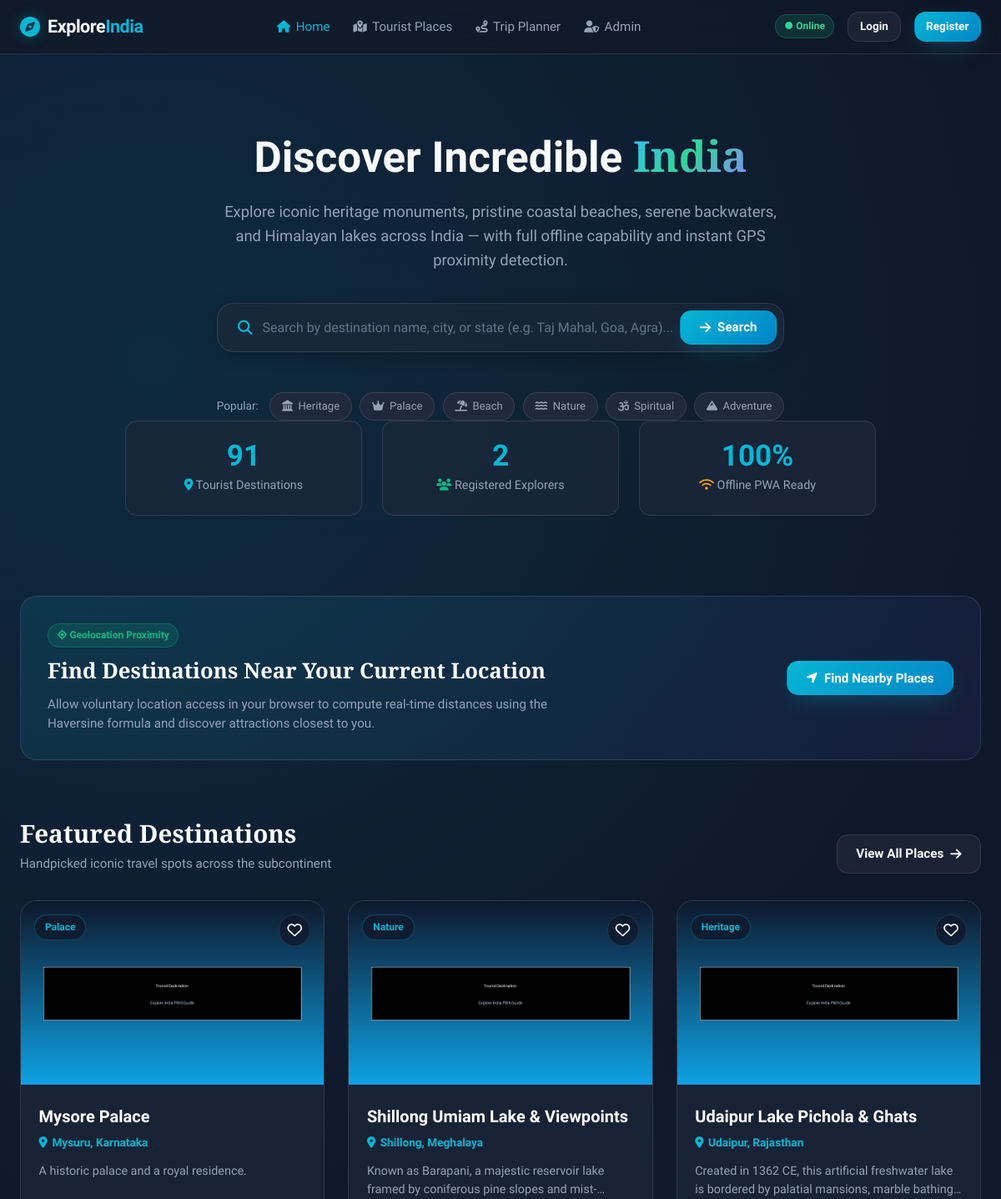
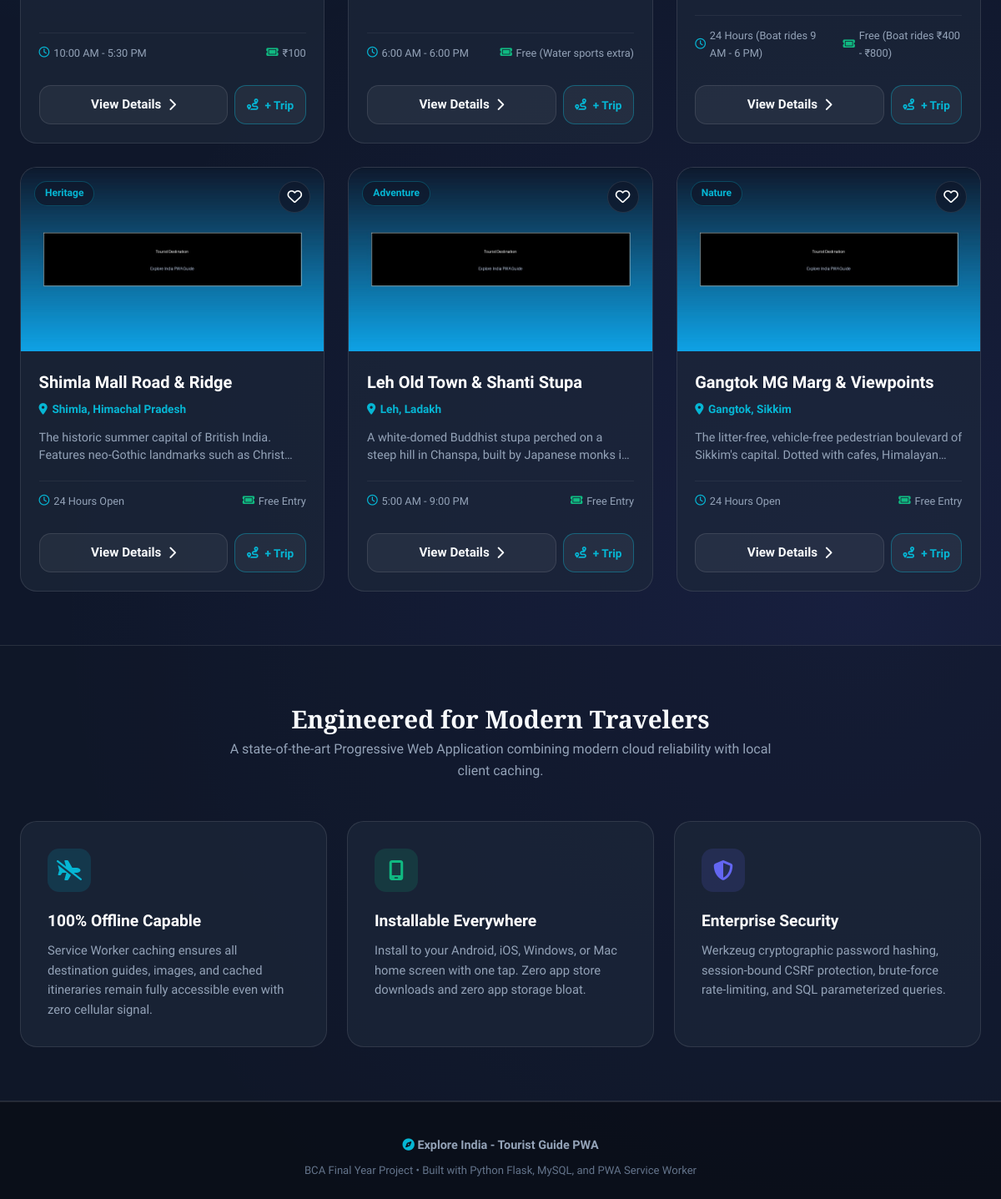
/api/index, run on the app's committed database (2 pictures, top to bottom).
### tables this page shows
CREATE TABLE tourist_places (
                place_id INTEGER PRIMARY KEY AUTOINCREMENT,
                name TEXT NOT NULL,
                location TEXT NOT NULL,
                description TEXT NOT NULL,
                timings TEXT DEFAULT '9:00 AM - 5:00 PM',
                entry_fee TEXT DEFAULT 'Free / Nominal',
                image TEXT DEFAULT 'default_place.jpg',
                category TEXT DEFAULT 'Heritage',
                created_at TIMESTAMP DEFAULT CURRENT_TIMESTAMP
            , latitude REAL NULL, longitude REAL NULL);

### app.py (the view)
@app.route('/')
@app.route('/api/index')
def home():
    try:
        places = query_db("SELECT * FROM tourist_places ORDER BY place_id DESC LIMIT 6", fetchall=True) or []
        places_count_row = query_db("SELECT COUNT(*) as cnt FROM tourist_places", fetchone=True)
        users_count_row = query_db("SELECT COUNT(*) as cnt FROM users", fetchone=True)
        total_places = places_count_row['cnt'] if places_count_row else 0
        total_users = users_count_row['cnt'] if users_count_row else 0
    except DatabaseError as de:
        logger.error("Database error on home page: %s", de)
        places = []
        total_places = 0
        total_users = 0
    except Exception as e:
        logger.error("Unexpected error on home page: %s", e)
        places = []
        total_places = 0
        total_users = 0
    user_fav_ids = []
    if 'user_id' in session:
        try:
            favs = query_db("SELECT place_id FROM favorites WHERE user_id = %s", (session['user_id'],), fetchall=True)
            user_fav_ids = [f['place_id'] for f in favs] if favs else []
        except Exception as e:
            logger.error("Error retrieving user favorites on home: %s", e)
    return render_template(
        'index.html',
        places=places,
        total_places=total_places,
        total_users=total_users,
        user_fav_ids=user_fav_ids
    )

### app.py (called while the page is built)
def get_csrf_token():
    if '_csrf_token' not in session:
        session['_csrf_token'] = secrets.token_hex(32)
    return session['_csrf_token']

@app.template_filter('image_url')
def image_url_filter(image_name):
    if not image_name:
        return url_for('static', filename='images/default_place.jpg')
    image_str = str(image_name).strip()
    if image_str.startswith(('http://', 'https://')):
        return image_str
    return url_for('static', filename='images/' + image_str)

@app.context_processor
def inject_template_helpers():
    return dict(csrf_token=get_csrf_token, image_url=image_url_filter)

    def __call__(self, environ, start_response):
        query_string = environ.get('QUERY_STRING', '')
        if '__path' in query_string:
            params = parse_qs(query_string, keep_blank_values=True)
            if '__path' in params:
                dest = params.pop('__path')[0].lstrip('/')
                environ['PATH_INFO'] = '/' + dest
                environ['QUERY_STRING'] = urlencode(params, doseq=True)
        elif environ.get('PATH_INFO') in ('/api/index', '/api/index.py'):
            environ['PATH_INFO'] = '/'
        return self.wsgi_app(environ, start_response)

### database.py (called while the page is built, shortened)
def get_sqlite_runtime_path():
    bundled_path = os.path.join(os.path.dirname(os.path.abspath(__file__)), 'tourist_guide.db')
    return bundled_path

def parse_database_config():
    db_url = os.environ.get('DATABASE_URL') or os.environ.get('MYSQL_URL')
    mysql_host = os.environ.get('MYSQL_HOST')
    return {
        'configured': False,
        'host': None,
        'port': 3306,
        'user': None,
        'password': '',
        'db': None,
        'ssl': False,
        'source': None
    }

def get_db():
    return db_instance.get_connection()

def is_mysql():
    return db_instance.use_mysql

def dict_from_row(row):
    if row is None:
        return None
    if isinstance(row, dict):
        return row
    return dict(row)

def dicts_from_rows(rows):
    return [dict_from_row(r) for r in rows]

### templates/index.html (shortened to what this page needs)
{% extends 'base.html' %}
{% block content %}
<section class="hero">
  <div class="container">
    <h1 class="hero-title">
      Discover Incredible <span class="gradient-text title-serif">India</span>
    </h1>
    <p class="hero-desc">
      Explore iconic heritage monuments, pristine coastal beaches, serene backwaters, and Himalayan lakes across India — with full offline capability and instant GPS proximity detection.
    </p>
    <div class="search-box-container">
      <form action="{{ url_for('view_places') }}" method="GET" class="search-form">
        <div class="search-input-group">
          <i class="fas fa-magnifying-glass"></i>
          <input type="text" name="q" class="search-input" placeholder="Search by destination name, city, or state (e.g. Taj Mahal, Goa, Agra)...">
        </div>
        <button type="submit" class="btn btn-primary">
          <i class="fas fa-arrow-right"></i> Search
        </button>
      </form>
    </div>
    <div style="display: flex; gap: 0.6rem; justify-content: center; flex-wrap: wrap; margin-top: 1.75rem;">
      <span style="font-size: 0.85rem; color: var(--text-muted); align-self: center; margin-right: 0.25rem;">Popular:</span>
      <a href="{{ url_for('view_places', category='Heritage') }}" class="pill-shortcut"><i class="fas fa-landmark"></i> Heritage</a>
      <a href="{{ url_for('view_places', category='Palace') }}" class="pill-shortcut"><i class="fas fa-crown"></i> Palace</a>
      <a href="{{ url_for('view_places', category='Beach') }}" class="pill-shortcut"><i class="fas fa-umbrella-beach"></i> Beach</a>
      <a href="{{ url_for('view_places', category='Nature') }}" class="pill-shortcut"><i class="fas fa-water"></i> Nature</a>
      <a href="{{ url_for('view_places', category='Spiritual') }}" class="pill-shortcut"><i class="fas fa-om"></i> Spiritual</a>
      <a href="{{ url_for('view_places', category='Adventure') }}" class="pill-shortcut"><i class="fas fa-mountain"></i> Adventure</a>
    </div>
    <div class="stats-grid">
      <div class="stat-card">
        <div class="stat-number">{{ total_places }}</div>
        <div class="stat-label"><i class="fas fa-location-dot" style="color: var(--primary);"></i> Tourist Destinations</div>
      </div>
      <div class="stat-card">
        <div class="stat-number">{{ total_users }}</div>
        <div class="stat-label"><i class="fas fa-users" style="color: var(--accent);"></i> Registered Explorers</div>
      </div>
      <div class="stat-card">
        <div class="stat-number">100%</div>
        <div class="stat-label"><i class="fas fa-wifi" style="color: var(--warning);"></i> Offline PWA Ready</div>
      </div>
    </div>
  </div>
</section>
<section style="padding: 2.5rem 0 1rem;">
  <div class="container">
    <div style="background: linear-gradient(135deg, rgba(6, 182, 212, 0.12), rgba(99, 102, 241, 0.08)); border: 1px solid var(--border-glass); border-radius: var(--radius-lg); padding: 2rem; display: flex; align-items: center; justify-content: space-between; flex-wrap: wrap; gap: 1.5rem;">
      <div style="max-width: 600px;">
        <span class="status-badge" style="background: rgba(16, 185, 129, 0.15); color: var(--accent); border: 1px solid rgba(16, 185, 129, 0.3); margin-bottom: 0.5rem; display: inline-block;">
          <i class="fas fa-location-crosshairs"></i> Geolocation Proximity
        </span>
        <h3 class="title-serif" style="font-size: 1.6rem; color: #fff; margin-bottom: 0.5rem;">
          Find Destinations Near Your Current Location
        </h3>
        <p style="color: var(--text-muted); font-size: 0.95rem; line-height: 1.5;">
          Allow voluntary location access in your browser to compute real-time distances using the Haversine formula and discover attractions closest to you.
        </p>
      </div>
      <button type="button" class="btn btn-primary" onclick="locateNearbyPlaces()">
        <i class="fas fa-location-arrow"></i> Find Nearby Places
      </button>
    </div>
  </div>
</section>
<section style="padding: 3rem 0 4rem;">
  <div class="container">
    <div class="section-header">
      <div>
        <h2 class="section-title title-serif">Featured Destinations</h2>
        <p class="section-subtitle">Handpicked iconic travel spots across the subcontinent</p>
      </div>
      <a href="{{ url_for('view_places') }}" class="btn btn-outline">
        View All Places <i class="fas fa-arrow-right"></i>
      </a>
    </div>
    <div class="places-grid">
      {% for place in places %}
        <div class="place-card">
          <div class="card-img-wrapper">
            <img src="{{ place.image|image_url }}" alt="{{ place.name }}" class="card-img" loading="lazy" onerror="this.onerror=null; this.src='/static/images/default_place.jpg';">
            <span class="category-pill">{{ place.category or 'Heritage' }}</span>
            <button class="fav-btn {% if place.place_id in user_fav_ids %}active{% endif %}" onclick="toggleFavorite({{ place.place_id }}, this)" aria-label="Save to Favorites" title="Save to Favorites">
              <i class="{% if place.place_id in user_fav_ids %}fas{% else %}far{% endif %} fa-heart"></i>
            </button>
          </div>
          <div class="card-body">
            <h3 class="place-title">{{ place.name }}</h3>
            <div class="place-location">
              <i class="fas fa-location-dot"></i> {{ place.location }}
            </div>
            <p class="place-desc">{{ place.description }}</p>
            <div class="card-info-row">
              <span class="info-item"><i class="far fa-clock" style="color: var(--primary);"></i> {{ place.timings }}</span>
              <span class="info-item" style="margin-left: auto;"><i class="fas fa-ticket" style="color: var(--accent);"></i> {{ place.entry_fee }}</span>
            </div>
            <div style="display: flex; gap: 0.5rem; margin-top: 0.75rem;">
              <a href="{{ url_for('place_details', place_id=place.place_id) }}" class="btn btn-outline" style="flex: 1;">
                View Details <i class="fas fa-chevron-right"></i>
              </a>
              <button type="button" onclick="openAddToTripModal({{ place.place_id }}, '{{ place.name|replace("'", "\\'") }}')" class="btn btn-outline btn-sm" title="Add to Trip Itinerary" style="color: var(--primary); border-color: rgba(6, 182, 212, 0.4);">
                <i class="fas fa-route"></i> + Trip
              </button>
            </div>
          </div>
        </div>
      {% endfor %}
    </div>
  </div>
</section>
<section style="padding: 4rem 0; background: rgba(17, 24, 39, 0.4); border-top: 1px solid var(--border-glass); border-bottom: 1px solid var(--border-glass);">
  <div class="container">
    <div style="text-align: center; max-width: 650px; margin: 0 auto 3rem;">
      <h2 class="section-title title-serif">Engineered for Modern Travelers</h2>
      <p style="color: var(--text-muted);">
        A state-of-the-art Progressive Web Application combining modern cloud reliability with local client caching.
      </p>
    </div>
    <div style="display: grid; grid-template-columns: repeat(auto-fit, minmax(260px, 1fr)); gap: 1.5rem;">
      <div class="feature-card" style="background: var(--bg-glass-card); border: 1px solid var(--border-glass); border-radius: var(--radius-lg); padding: 2rem;">
        <div style="width: 52px; height: 52px; border-radius: var(--radius-md); background: rgba(6, 182, 212, 0.15); color: var(--primary); display: flex; align-items: center; justify-content: center; font-size: 1.5rem; margin-bottom: 1.25rem;">
          <i class="fas fa-plane-slash"></i>
        </div>
        <h3 style="font-size: 1.2rem; margin-bottom: 0.5rem; color: #fff;">100% Offline Capable</h3>
        <p style="color: var(--text-muted); font-size: 0.92rem; line-height: 1.6;">
          Service Worker caching ensures all destination guides, images, and cached itineraries remain fully accessible even with zero cellular signal.
        </p>
      </div>
      <div class="feature-card" style="background: var(--bg-glass-card); border: 1px solid var(--border-glass); border-radius: var(--radius-lg); padding: 2rem;">
        <div style="width: 52px; height: 52px; border-radius: var(--radius-md); background: rgba(16, 185, 129, 0.15); color: var(--accent); display: flex; align-items: center; justify-content: center; font-size: 1.5rem; margin-bottom: 1.25rem;">
          <i class="fas fa-mobile-screen"></i>
        </div>
        <h3 style="font-size: 1.2rem; margin-bottom: 0.5rem; color: #fff;">Installable Everywhere</h3>
        <p style="color: var(--text-muted); font-size: 0.92rem; line-height: 1.6;">
          Install to your Android, iOS, Windows, or Mac home screen with one tap. Zero app store downloads and zero app storage bloat.
        </p>
      </div>
      <div class="feature-card" style="background: var(--bg-glass-card); border: 1px solid var(--border-glass); border-radius: var(--radius-lg); padding: 2rem;">
        <div style="width: 52px; height: 52px; border-radius: var(--radius-md); background: rgba(99, 102, 241, 0.15); color: var(--accent-secondary); display: flex; align-items: center; justify-content: center; font-size: 1.5rem; margin-bottom: 1.25rem;">
          <i class="fas fa-shield-halved"></i>
        </div>
        <h3 style="font-size: 1.2rem; margin-bottom: 0.5rem; color: #fff;">Enterprise Security</h3>
        <p style="color: var(--text-muted); font-size: 0.92rem; line-height: 1.6;">
          Werkzeug cryptographic password hashing, session-bound CSRF protection, brute-force rate-limiting, and SQL parameterized queries.
        </p>
      </div>
    </div>
  </div>
</section>
{% endblock %}

### templates/base.html (shortened to what this page needs)
<!DOCTYPE html>
<html lang="en">
<head>
  <link rel="stylesheet" href="https://cdnjs.cloudflare.com/ajax/libs/font-awesome/6.4.0/css/all.min.css">
  <link rel="stylesheet" href="{{ url_for('static', filename='css/style.css') }}">
</head>
<body>
  <nav class="navbar">
    <div class="container nav-container">
      <a href="{{ url_for('home') }}" class="nav-brand">
        <i class="fas fa-compass"></i>
        <span>Explore<span style="color: var(--primary);">India</span></span>
      </a>
      <ul class="nav-links" id="nav-menu">
        <li>
          <a href="{{ url_for('home') }}" class="nav-link {% if request.endpoint == 'home' %}active{% endif %}">
            <i class="fas fa-house"></i> Home
          </a>
        </li>
        <li>
          <a href="{{ url_for('view_places') }}" class="nav-link {% if request.endpoint == 'view_places' %}active{% endif %}">
            <i class="fas fa-map-location-dot"></i> Tourist Places
          </a>
        </li>
        <li>
          <a href="{{ url_for('itineraries') }}" class="nav-link {% if request.endpoint and 'itinerar' in request.endpoint %}active{% endif %}">
            <i class="fas fa-route"></i> Trip Planner
          </a>
        </li>
        <li>
          <a href="{{ url_for('admin_dashboard') if session.get('is_admin') else url_for('admin_login') }}" class="nav-link {% if request.endpoint and 'admin' in request.endpoint %}active{% endif %}">
            <i class="fas fa-user-shield"></i> Admin
          </a>
        </li>
      </ul>
      <div class="nav-actions">
        <span id="network-status-badge" class="status-badge online">● Online</span>
        {% if session.get('user_id') %}
          <div style="display: flex; align-items: center; gap: 0.75rem;">
            <span style="font-size: 0.88rem; color: var(--text-muted);">
              <i class="fas fa-user-circle" style="color: var(--primary);"></i> {{ session.get('user_name') }}
            </span>
            <a href="{{ url_for('logout') }}" class="btn btn-outline btn-sm">
              <i class="fas fa-right-from-bracket"></i> Logout
            </a>
          </div>
        {% else %}
          <a href="{{ url_for('login') }}" class="btn btn-outline btn-sm">Login</a>
          <a href="{{ url_for('register') }}" class="btn btn-primary btn-sm">Register</a>
        {% endif %}
      </div>
    </div>
  </nav>
  <main style="flex: 1;">
    {% block content %}{% endblock %}
  </main>
  <footer class="footer">
    <div class="container" style="text-align: center;">
      <p style="margin-bottom: 0.5rem;">
        <i class="fas fa-compass" style="color: var(--primary);"></i> <strong>Explore India - Tourist Guide PWA</strong>
      </p>
      <p style="font-size: 0.82rem; color: var(--text-subtle);">
        BCA Final Year Project &bull; Built with Python Flask, MySQL, and PWA Service Worker
      </p>
    </div>
  </footer>
</body>
</html>

### data on the page
tourist_places: category "Palace", name "Mysore Palace", location "Mysuru, Karnataka", description "A historic palace and a royal residence.", timings "10:00 AM - 5:30 PM", entry_fee "₹100"
tourist_places: category "Nature", name "Shillong Umiam Lake & Viewpoints", location "Shillong, Meghalaya", description "Known as Barapani, a majestic reservoir lake framed by coniferous pine slopes…", timings "6:00 AM - 6:00 PM", entry_fee "Free (Water sports extra)"
tourist_places: category "Heritage", name "Udaipur Lake Pichola & Ghats", location "Udaipur, Rajasthan", description "Created in 1362 CE, this artificial freshwater lake is bordered by palatial mansions, marble…", timings "24 Hours (Boat rides 9 AM - 6 PM)", entry_fee "Free (Boat rides ₹400 - ₹800)"
tourist_places: category "Heritage", name "Shimla Mall Road & Ridge", location "Shimla, Himachal Pradesh", description "The historic summer capital of British India. Features neo-Gothic landmarks such as…", timings "24 Hours Open", entry_fee "Free Entry"
tourist_places: category "Adventure", name "Leh Old Town & Shanti Stupa", location "Leh, Ladakh", description "A white-domed Buddhist stupa perched on a steep hill in Chanspa, built by Japanese monks…", timings "5:00 AM - 9:00 PM", entry_fee "Free Entry"
tourist_places: category "Nature", name "Gangtok MG Marg & Viewpoints", location "Gangtok, Sikkim", description "The litter-free, vehicle-free pedestrian boulevard of Sikkim's capital. Dotted with cafes,…", timings "24 Hours Open", entry_fee "Free Entry"

### other printed values
{{ total_places }} "91"
{{ total_users }} "2"
